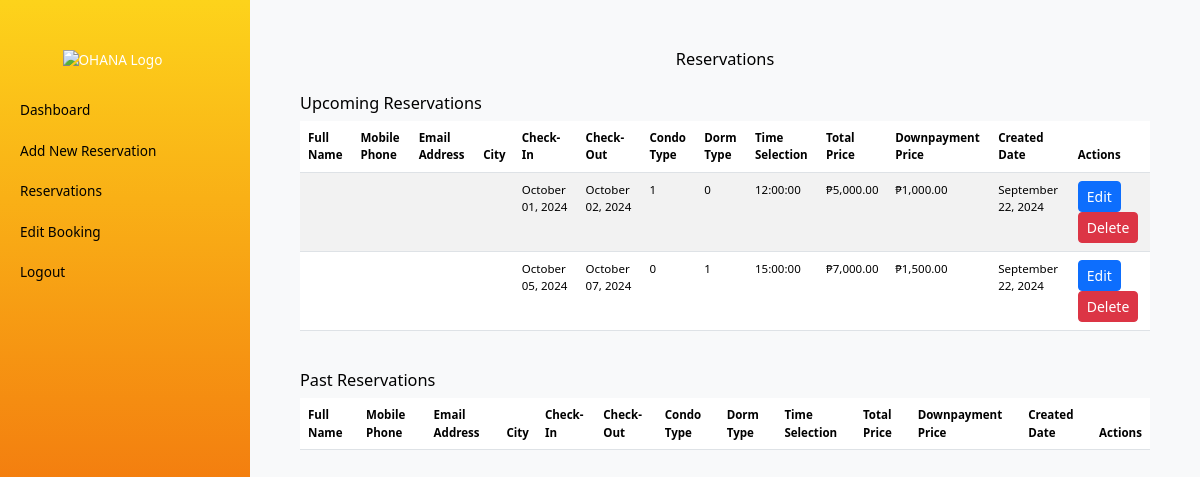
The app's page /reservations.php with its own data.
### tables this page shows
CREATE TABLE IF NOT EXISTS bookings (
    id INT AUTO_INCREMENT PRIMARY KEY,
    prefix VARCHAR(10),
    first_name VARCHAR(50),
    middle_name VARCHAR(50),
    last_name VARCHAR(50),
    mobile_phone VARCHAR(15),
    email_address VARCHAR(100),
    address1 VARCHAR(255),
    city VARCHAR(100),
    postal_code VARCHAR(10),
    checkin_date DATE,
    checkout_date DATE,
    num_small_rooms INT,
    num_big_rooms INT,
    payment_screenshot VARCHAR(255),
    time_selection VARCHAR(20),
    total_price DECIMAL(10, 2),
    downpayment_price DECIMAL(10, 2),
    multiple_days_total_price DECIMAL(10, 2),
    created_at TIMESTAMP DEFAULT CURRENT_TIMESTAMP
);

### reservations.php (the view, shortened to what this page needs)
<?php
$servername = "localhost";
$username = "root";
$password = "";
$dbname = "ohana";
try {
    $pdo = new PDO("mysql:host=$servername;dbname=$dbname", $username, $password);
    $pdo->setAttribute(PDO::ATTR_ERRMODE, PDO::ERRMODE_EXCEPTION);
} catch (PDOException $e) {
    die('Connection failed: ' . $e->getMessage());
}
$currentDate = date('Y-m-d');
$stmt = $pdo->prepare("SELECT * FROM bookings WHERE checkin_date >= :currentDate");
$stmt->execute(['currentDate' => $currentDate]);
$upcomingReservations = $stmt->fetchAll(PDO::FETCH_ASSOC);
?>
<!DOCTYPE html>
<html lang="en">
<head>
    <link rel="stylesheet" href="https://cdnjs.cloudflare.com/ajax/libs/font-awesome/6.0.0-beta3/css/all.min.css">
    <link href="https://cdn.jsdelivr.net/npm/bootstrap@5.3.3/dist/css/bootstrap.min.css" rel="stylesheet">
    <link href="https://cdn.jsdelivr.net/npm/fullcalendar@5.11.0/main.min.css" rel="stylesheet">
<body>
<div class="d-flex">
<div class="sidebar flex-shrink-0" id="sidebar">
    <img src="img/logo-png.png" alt="OHANA Logo" class="img-fluid mx-auto d-block" style="max-width: 50%; margin-bottom: 20px;">
    <ul class="nav flex-column">
        <li class="nav-item"><a class="nav-link" href="admin.php">Dashboard</a></li>
        <li class="nav-item"><a class="nav-link" href="add_reservation.php">Add New Reservation</a></li>
        <li class="nav-item"><a class="nav-link active" href="reservations.php">Reservations</a></li>
        <li class="nav-item"><a class="nav-link" href="edit_booking.php">Edit Booking</a></li>
        <li class="nav-item"><a class="nav-link" href="logout.php">Logout</a></li>
    </ul>
</div>
    <div class="container">
        <h2 class="text-center mb-4">Reservations</h2>
        <h4>Upcoming Reservations</h4>
        <div class="table-responsive mb-4">
            <table class="table table-striped">
                <thead>
                    <tr>
                        <th>Full Name</th>
                        <th>Mobile Phone</th>
                        <th>Email Address</th>
                        <th>City</th>
                        <th>Check-In</th>
                        <th>Check-Out</th>
                        <th>Condo Type</th>
                        <th>Dorm Type</th>
                        <th>Time Selection</th>
                        <th>Total Price</th>
                        <th>Downpayment Price</th>
                        <th>Created Date</th>
                        <th>Actions</th>
                    </tr>
                </thead>
                <tbody>
                    <?php foreach ($upcomingReservations as $reservation): ?>
                        <tr>
                            <td><?php echo htmlspecialchars($reservation['prefix'] . ' ' . $reservation['first_name'] . ' ' . $reservation['middle_name'] . ' ' . $reservation['last_name']); ?></td>
                            <td><?php echo htmlspecialchars($reservation['mobile_phone']); ?></td>
                            <td><?php echo htmlspecialchars($reservation['email_address']); ?></td>
                            <td><?php echo htmlspecialchars($reservation['city']); ?></td>
                            <td><?php echo htmlspecialchars(date('F d, Y', strtotime($reservation['checkin_date']))); ?></td>
                            <td><?php echo htmlspecialchars(date('F d, Y', strtotime($reservation['checkout_date']))); ?></td>
                            <td><?php echo htmlspecialchars($reservation['num_small_rooms']); ?></td>
                            <td><?php echo htmlspecialchars($reservation['num_big_rooms']); ?></td>
                            <td><?php echo htmlspecialchars($reservation['time_selection']); ?></td>
                            <td>₱<?php echo number_format($reservation['total_price'], 2); ?></td>
                            <td>₱<?php echo number_format($reservation['downpayment_price'], 2); ?></td>
                            <td><?php echo htmlspecialchars(date('F d, Y', strtotime($reservation['created_at']))); ?></td>
                            <td>
                                <a href="edit_booking.php?id=<?php echo $reservation['id']; ?>" class="btn btn-primary btn-sm">Edit</a>
                                <button class="btn btn-danger btn-sm" onclick="deleteReservation(<?php echo $reservation['id']; ?>)">Delete</button>
                            </td>
                        </tr>
                    <?php endforeach; ?>
                </tbody>
            </table>
        </div>
        <h4>Past Reservations</h4>
        <div class="table-responsive mb-4">
            <table class="table table-striped">
                <thead>
                    <tr>
                        <th>Full Name</th>
                        <th>Mobile Phone</th>
                        <th>Email Address</th>
                        <th>City</th>
                        <th>Check-In</th>
                        <th>Check-Out</th>
                        <th>Condo Type</th>
                        <th>Dorm Type</th>
                        <th>Time Selection</th>
                        <th>Total Price</th>
                        <th>Downpayment Price</th>
                        <th>Created Date</th>
                        <th>Actions</th>
                    </tr>
                </thead>
            </table>
        </div>
    </div>
</body>
</html>

### reservations.php (style rules this page uses)
body { background-color: #f8f9fa; font-size: 0.85em; }
h2, h4 { font-size: 1.2em; color: black !important; }
.sidebar { position: fixed; top: 0; left: 0; min-height: 100vh; background: linear-gradient(180deg, rgba(253,211,27,1) 0%, rgba(237,70,7,1) 100%); color: white; width: 250px; padding-top: 50px !important; }
.sidebar a { color: black; padding: 10px 20px; }
.sidebar .nav-link.active { color: black; font-weight: 500; }
.container { margin-left: 250px; padding: 50px; max-width: calc(100% - 250px); height: 100vh; overflow-y: auto; }
table { font-size: 0.85em; }

### records on screen
bookings: checkin_date "October 01, 2024", checkout_date "October 02, 2024", num_small_rooms "1", num_big_rooms "0", time_selection "12:00:00", total_price "5,000.00", downpayment_price "1,000.00", created_at "September 22, 2024"
bookings: checkin_date "October 05, 2024", checkout_date "October 07, 2024", num_small_rooms "0", num_big_rooms "1", time_selection "15:00:00", total_price "7,000.00", downpayment_price "1,500.00", created_at "September 22, 2024"
